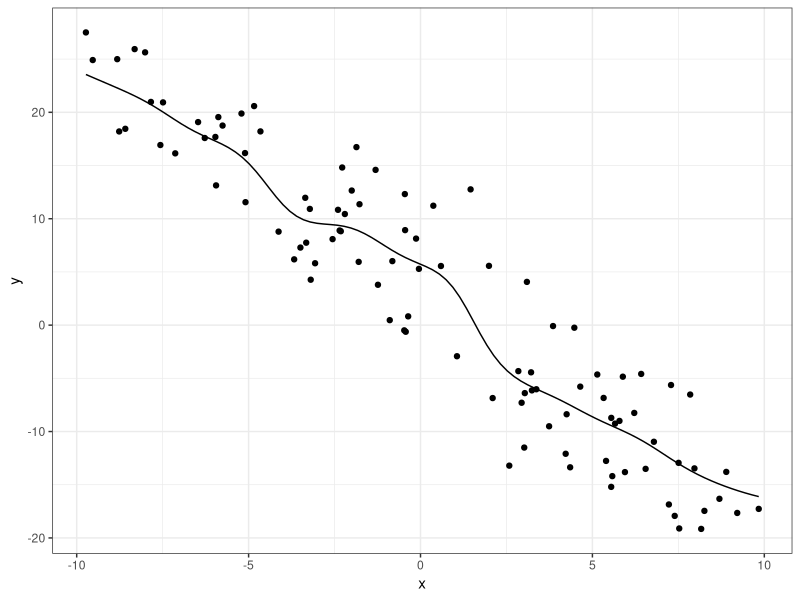

Write R code to recreate this figure.
library(dplyr)
library(ggplot2)

rm(list = ls())

# Making moving avg. stat
StatMA = ggproto("StatMA", Stat,
                 required_aes = c("x", "y"),
                 setup_params = function(data, params){
                   if (!is.null(params$window.size)){
                     return(params)
                   }
                   
                   x.split = split(data$x, data$group)
                   max.x.diff = max(vapply(x.split, function(v) max(sort(diff(v))), numeric(1)))
                   fitted.window.size = max(vapply(x.split, function(v) diff(range(v)) / 5, numeric(1)))
                   recommended.window.size = 2 * max(max.x.diff, fitted.window.size)
                   
                   message(paste0("Setting window size to ", signif(recommended.window.size), "."))
                   
                   params$window.size = recommended.window.size
                   return(params)
                 },
                 compute_group = function(data, scales, n = 100, window.size = Inf){
                   x.range = range(data$x, na.rm = TRUE)
                   output.df = data.frame(x = seq(x.range[1], x.range[2], length.out = n))
                   
                   output.df$y = vapply(output.df$x, function(x.i){
                     subset.df = subset(data, abs(x - x.i) <= window.size / 2)
                     
                     weights = dnorm(subset.df$x - x.i)
                     weights = weights / sum(weights)
                     
                     return(subset.df$y %*% weights)
                   }, numeric(1))
                   
                   return(output.df)
                 })
stat_ma = function(mapping = NULL, data = NULL, geom = "line",
                   position = "identity", na.rm = FALSE, show.legend = NA,
                   inherit.aes = TRUE, n = 100, window.size = NULL,
                   ...){
  layer(stat = StatMA, data = data, mapping = mapping, geom = geom,
        position = position, show.legend = show.legend, inherit.aes = inherit.aes,
        params = list(n = n, window.size = window.size, na.rm = na.rm, ...))
}


# Data
set.seed(0)
num.points = 100

alpha = runif(1, -5, 5)
beta = runif(1, -5, 5)

df = data.frame(x = runif(num.points, -10, 10)) %>%
  mutate(y = alpha + beta * x + rnorm(num.points, sd = 5)) %>%
  arrange(x)

# Plotting
ggplot(df, aes(x, y)) +
  geom_point() +
  stat_ma() +
  theme_bw()

# Debugging
data = df
n = 100
window.size = 5
